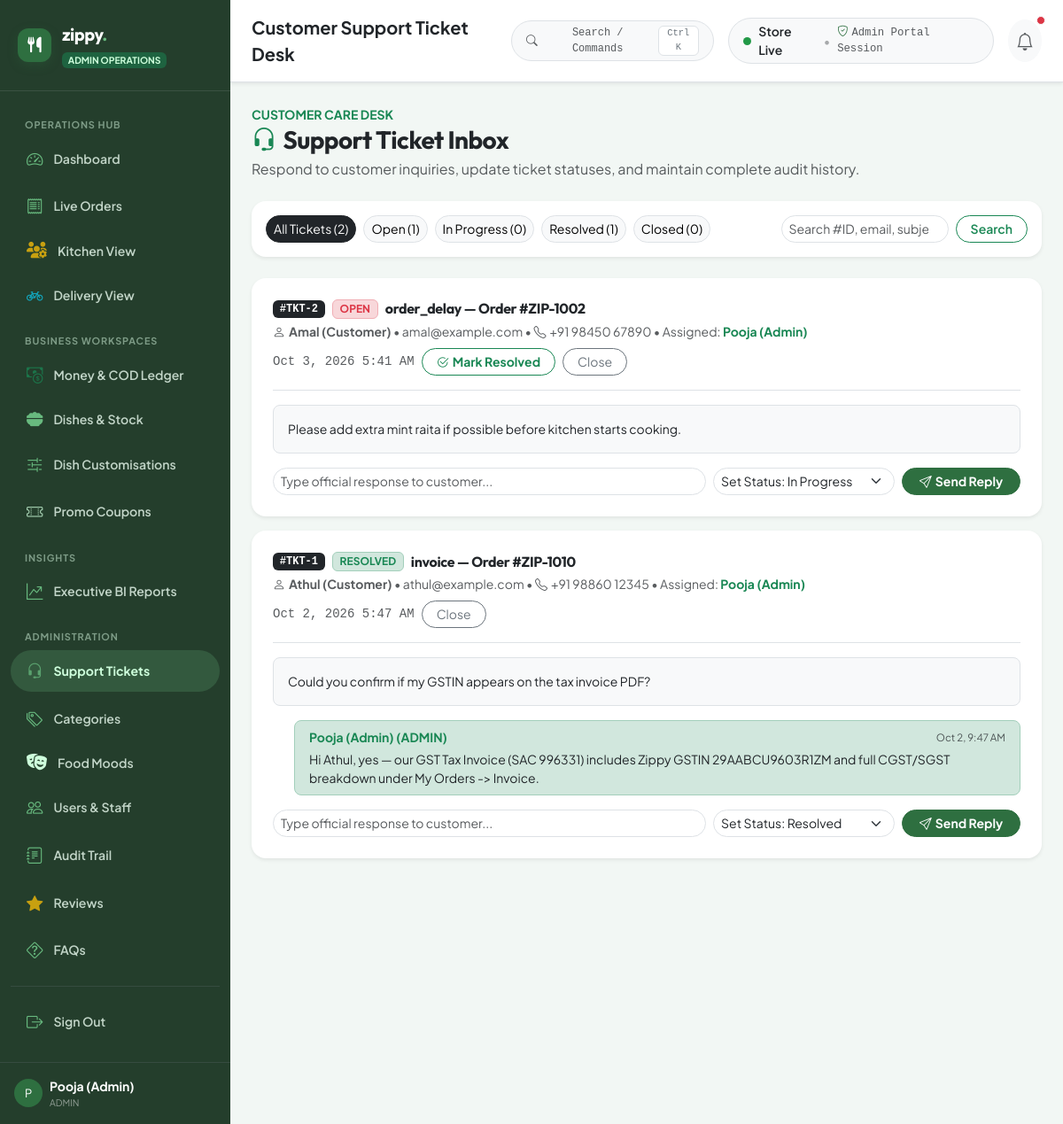
/admin/support-tickets.php (signed in), run on the app's committed database.
### tables this page shows
CREATE TABLE `support_ticket_replies` (
    `reply_id` INT AUTO_INCREMENT PRIMARY KEY,
    `ticket_id` INT NOT NULL,
    `user_id` INT NULL,
    `sender_role` ENUM('CUSTOMER', 'ADMIN') NOT NULL DEFAULT 'ADMIN',
    `sender_name` VARCHAR(120) NOT NULL,
    `reply_message` TEXT NOT NULL,
    `created_at` TIMESTAMP NOT NULL DEFAULT CURRENT_TIMESTAMP,
    INDEX `idx_ticket_replies_ticket` (`ticket_id`),
    CONSTRAINT `fk_ticket_replies_ticket` FOREIGN KEY (`ticket_id`) REFERENCES `support_tickets` (`ticket_id`) ON DELETE CASCADE,
    CONSTRAINT `fk_ticket_replies_user` FOREIGN KEY (`user_id`) REFERENCES `users` (`user_id`) ON DELETE SET NULL
);

CREATE TABLE `support_tickets` (
    `ticket_id` INT AUTO_INCREMENT PRIMARY KEY,
    `user_id` INT NULL,
    `customer_name` VARCHAR(120) NOT NULL,
    `customer_email` VARCHAR(150) NOT NULL,
    `subject` VARCHAR(200) NOT NULL,
    `message` TEXT NOT NULL,
    `ticket_status` ENUM('OPEN', 'IN_PROGRESS', 'RESOLVED', 'CLOSED') NOT NULL DEFAULT 'OPEN',
    `assigned_admin_id` INT NULL DEFAULT NULL,
    `created_at` TIMESTAMP NOT NULL DEFAULT CURRENT_TIMESTAMP,
    `updated_at` TIMESTAMP NOT NULL DEFAULT CURRENT_TIMESTAMP ON UPDATE CURRENT_TIMESTAMP,
    CONSTRAINT `fk_tickets_user` FOREIGN KEY (`user_id`) REFERENCES `users` (`user_id`) ON DELETE SET NULL
);

CREATE TABLE `users` (
    `user_id` INT AUTO_INCREMENT PRIMARY KEY,
    `role_id` INT NOT NULL DEFAULT 2,
    `full_name` VARCHAR(120) NOT NULL,
    `email` VARCHAR(150) NOT NULL UNIQUE,
    `phone_number` VARCHAR(20) NOT NULL UNIQUE,
    `password_hash` VARCHAR(255) NOT NULL,
    `security_question` VARCHAR(255) NULL DEFAULT NULL,
    `security_answer_hash` VARCHAR(255) NULL DEFAULT NULL,
    `loyalty_points` INT NOT NULL DEFAULT 0,
    `dietary_preferences` VARCHAR(255) NULL DEFAULT NULL,
    `is_active` TINYINT(1) NOT NULL DEFAULT 1,
    `created_at` TIMESTAMP NOT NULL DEFAULT CURRENT_TIMESTAMP,
    CONSTRAINT `fk_users_role` FOREIGN KEY (`role_id`) REFERENCES `roles` (`role_id`) ON UPDATE CASCADE
);

### admin/support-tickets.php (the view, shortened to what the rows shown need)
<?php
require_once __DIR__ . '/../config/config.php';
require_once __DIR__ . '/../includes/functions.php';
$data = AdminService::getAdminSupportTicketsData($_GET);
$tickets = $data['tickets'];
$repliesByTicket = $data['repliesByTicket'];
$statusFilter = (string)$data['statusFilter'];
require_once __DIR__ . '/includes/header.php';
?>
<div class="d-flex flex-wrap align-items-end justify-content-between gap-3 mb-4">
  <div>
    <h1 class="h3 fw-bold font-outfit text-dark mb-1"><i class="bi bi-headset text-success me-2"></i>Support Ticket Inbox</h1>
  </div>
</div>
<?php if (empty($tickets)): ?>
  <div class="card border-0 rounded-4 shadow-sm p-5 text-center bg-white">
    <i class="bi bi-inbox fs-1 text-muted opacity-50 mb-2"></i>
    <h5 class="fw-bold text-dark">No Support Tickets Found</h5>
    <p class="text-muted small mb-0">No customer tickets match the active filter criteria.</p>
  </div>
<?php else: ?>
  <div class="d-flex flex-column gap-3">
    <?php foreach ($tickets as $t): ?>
      <?php
        $tid = (int)$t['ticket_id'];
        $tStatus = strtoupper((string)($t['ticket_status'] ?? 'OPEN'));
        $tReplies = $repliesByTicket[$tid] ?? [];
        $badgeCls = match ($tStatus) {
          'RESOLVED' => 'bg-success-subtle text-success border-success-subtle',
          'IN_PROGRESS' => 'bg-warning-subtle text-warning-emphasis border-warning-subtle',
          'CLOSED' => 'bg-secondary-subtle text-secondary border-secondary-subtle',
          default => 'bg-danger-subtle text-danger border-danger-subtle',
        };
      ?>
      <div class="card border-0 rounded-4 shadow-sm p-4 bg-white">
        <div class="d-flex flex-wrap justify-content-between align-items-start gap-2 border-bottom pb-3 mb-3">
          <div>
            <div class="d-flex align-items-center gap-2 flex-wrap mb-1">
              <span class="badge bg-dark font-monospace">#TKT-<?= $tid ?></span>
              <span class="badge border <?= $badgeCls ?>"><?= e($tStatus) ?></span>
              <h6 class="fw-bold text-dark mb-0"><?= e($t['subject']) ?></h6>
            </div>
            <div class="small text-muted">
              <i class="bi bi-person me-1"></i><strong><?= e($t['customer_name']) ?></strong>
              &bull; <?= e($t['customer_email']) ?>
              <?php if (!empty($t['phone_number'])): ?>
                &bull; <i class="bi bi-telephone me-1"></i><?= e($t['phone_number']) ?>
              <?php endif; ?>
              <?php if (!empty($t['assigned_admin_name'])): ?>
                &bull; Assigned: <strong class="text-success"><?= e($t['assigned_admin_name']) ?></strong>
              <?php endif; ?>
            </div>
          </div>
          <div class="d-flex align-items-center gap-2">
            <span class="small text-muted font-monospace"><?= e(date('M j, Y g:i A', (int)(strtotime((string)$t['created_at']) ?: time()))) ?></span>
            <?php if ($tStatus !== 'RESOLVED' && $tStatus !== 'CLOSED'): ?>
              <form method="POST" action="<?= ADMIN_URL ?>/support-tickets.php?status=<?= urlencode($statusFilter) ?>" class="m-0">
                <button type="submit" class="btn btn-sm btn-outline-success rounded-pill px-3 fw-bold">
                  <i class="bi bi-check2-circle me-1"></i>Mark Resolved
                </button>
              </form>
            <?php endif; ?>
            <?php if ($tStatus !== 'CLOSED'): ?>
              <form method="POST" action="<?= ADMIN_URL ?>/support-tickets.php?status=<?= urlencode($statusFilter) ?>" class="m-0">
                <button type="submit" class="btn btn-sm btn-outline-secondary rounded-pill px-3">Close</button>
              </form>
            <?php endif; ?>
          </div>
        </div>
        <div class="p-3 rounded-3 bg-light border mb-3 small text-dark">
          <?= nl2br(e($t['message'])) ?>
        </div>
        <?php if (!empty($tReplies)): ?>
          <div class="d-flex flex-column gap-2 mb-3 ms-md-4">
            <?php foreach ($tReplies as $rep): ?>
              <?php $isAdminRep = strtoupper((string)($rep['sender_role'] ?? '')) === 'ADMIN'; ?>
              <div class="p-2 px-3 rounded-3 small <?= $isAdminRep ? 'bg-success-subtle border border-success-subtle' : 'bg-light border' ?>">
                <div class="d-flex justify-content-between align-items-center mb-1">
                  <strong class="<?= $isAdminRep ? 'text-success' : 'text-dark' ?>">
                    <?= e($rep['sender_name']) ?> (<?= e($rep['sender_role']) ?>)
                  </strong>
                  <span class="text-muted" style="font-size:0.72rem;"><?= e(date('M j, g:i A', (int)(strtotime((string)$rep['created_at']) ?: time()))) ?></span>
                </div>
                <div><?= nl2br(e($rep['reply_message'])) ?></div>
              </div>
            <?php endforeach; ?>
          </div>
        <?php endif; ?>
        <form method="POST" action="<?= ADMIN_URL ?>/support-tickets.php?status=<?= urlencode($statusFilter) ?>" class="row g-2 align-items-center">
          <div class="col-md-7">
            <input type="text" name="reply_message" class="form-control form-control-sm rounded-pill" placeholder="Type official response to customer..." required>
          </div>
          <div class="col-md-3">
            <select name="ticket_status" class="form-select form-select-sm rounded-pill">
              <option value="IN_PROGRESS" <?= $tStatus === 'IN_PROGRESS' ? 'selected' : '' ?>>Set Status: In Progress</option>
              <option value="RESOLVED" <?= $tStatus === 'RESOLVED' ? 'selected' : '' ?>>Set Status: Resolved</option>
            </select>
          </div>
          <div class="col-md-2">
            <button type="submit" class="btn btn-sm btn-success w-100 rounded-pill fw-bold" style="background:#2E6F40; border-color:#2E6F40;">
              <i class="bi bi-send me-1"></i>Send Reply
            </button>
          </div>
        </form>
      </div>
    <?php endforeach; ?>
  </div>
<?php endif; ?>
<?php require_once __DIR__ . '/includes/footer.php'; ?>

### admin/includes/header.php (shortened to what the rows shown need)
<?php
require_once __DIR__ . '/../../config/config.php';
require_once __DIR__ . '/../../includes/functions.php';
$currentUser = getCurrentUser();
?>
<!DOCTYPE html>
<html lang="en">
<head>
  <link href="https://cdn.jsdelivr.net/npm/bootstrap@5.3.3/dist/css/bootstrap.min.css" rel="stylesheet">
  <link rel="stylesheet" href="https://cdn.jsdelivr.net/npm/bootstrap-icons@1.11.3/font/bootstrap-icons.min.css">
  <link rel="stylesheet" href="https://cdnjs.cloudflare.com/ajax/libs/font-awesome/6.5.2/css/all.min.css">
  <link rel="stylesheet" href="<?= ASSETS_URL ?>/css/style.css?v=<?= filemtime(__DIR__ . '/../../assets/css/style.css') ?>">
  <link rel="stylesheet" href="https://unpkg.com/leaflet@1.9.4/dist/leaflet.css" />
</head>
<body>
  <div class="admin-layout">
    <aside class="admin-sidebar">
      <div class="p-3 mt-auto border-top border-secondary border-opacity-25 d-flex align-items-center gap-2">
        <div class="rounded-circle bg-success text-white d-flex align-items-center justify-content-center" style="width: 32px; height: 32px; font-size: 0.8rem; background: #2E6F40 !important;">
          <?= strtoupper(substr($currentUser['name'] ?? 'A', 0, 1)) ?>
        </div>
        <div class="overflow-hidden">
          <div class="text-white small fw-bold text-truncate"><?= e($currentUser['name'] ?? 'Administrator') ?></div>
          <div class="text-white-50" style="font-size: 0.65rem;"><?= e($currentUser['role_name'] ?? 'ADMIN') ?></div>
        </div>
      </div>
    </aside>
    <div class="admin-main">
      <div class="admin-content p-4">

### data on the page
support_ticket_replies: sender_name "P", sender_name "Pooja (Admin)", sender_role "ADMIN", reply_message "Hi Athul, yes — our GST Tax Invoice (SAC 996331) includes Zippy GSTIN 29AABCU9603R1ZM and full CGST/SGST breakdown under My Orders -> Invoice."
support_tickets: ticket_id "2", ticket_status "OPEN", subject "order_delay — Order #ZIP-1002", customer_name "Amal (Customer)", customer_email "amal@example.com", user.phone_number "+91 98450 67890", users.full_name "Pooja (Admin)", message "Please add extra mint raita if possible before kitchen starts cooking."
support_tickets: ticket_id "1", ticket_status "RESOLVED", subject "invoice — Order #ZIP-1010", customer_name "Athul (Customer)", customer_email "athul@example.com", user.phone_number "+91 98860 12345", users.full_name "Pooja (Admin)", message "Could you confirm if my GSTIN appears on the tax invoice PDF?", ticket_status "Set Status: Resolved"

### other printed values
$pageTitle "Customer Support Ticket Desk"
$totalCount "2"
$counts['OPEN'] "1"
$counts['IN_PROGRESS'] "0"
$counts['RESOLVED'] "1"
$counts['CLOSED'] "0"
